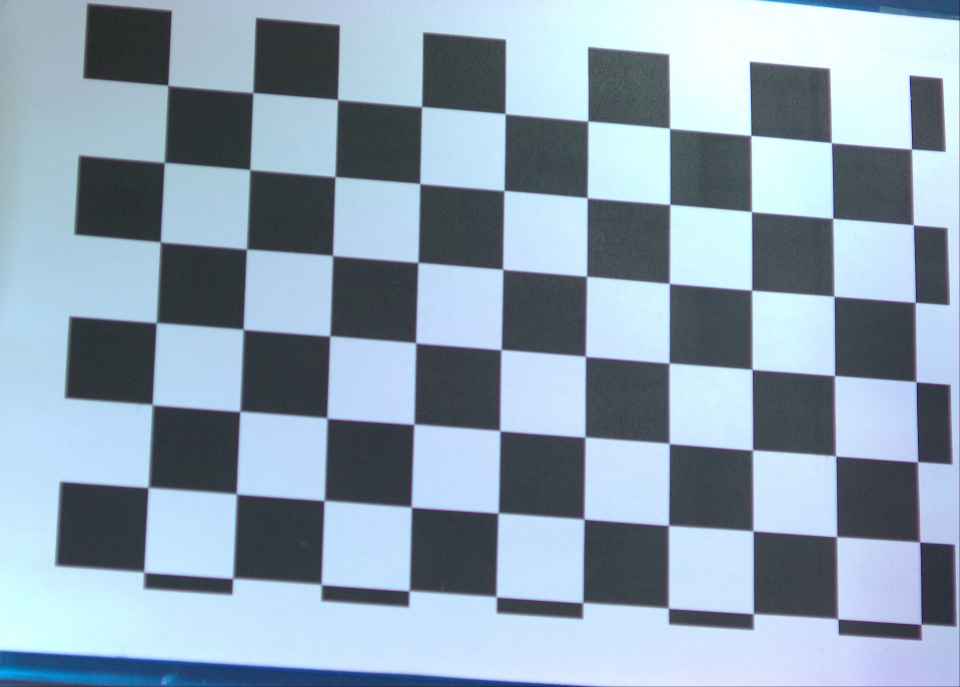
#> input picture captured_images/image_20250416_184801.jpg, 3840 x 2748 px (shown at 1/4 size); its folder holds only this picture in this run
$ python -i 'Euclidean_distance_based_tracking copy.py'   (imports and definitions only)
#> lines starting #> are read from the running program, lines starting #| are printed output that depends on the picture; after the words box and inside, x2 and y2 are one past the last pixel; in counts of white or black regions, pixels touching at a corner belong together
#> further down, picture is the input picture: shape (2748, 3840, 3); mean B, G, R 177, 160.8, 141.6
import pypylon.pylon as pylon
import cv2
import sys
import os
import time
import numpy as np
from tracker import EuclideanDistTracker

# Global variable to handle mouse events
capture_image = False

# Mouse event handler
def mouse_callback(event, x, y, flags, param):
    global capture_image
    if event == cv2.EVENT_RBUTTONDOWN:  # Check for right mouse button click
        capture_image = True

def detect_objects_by_edges(frame):
    """
    Detect objects using edge detection and contour analysis
    """
    # Convert to grayscale
    gray = cv2.cvtColor(frame, cv2.COLOR_BGR2GRAY)

    # Apply Gaussian blur to reduce noise
    blurred = cv2.GaussianBlur(gray, (9, 9), 0)

    # Detect edges using Canny algorithm
    edges = cv2.Canny(blurred, 30, 100)

    # Apply morphological operations to connect edges
    kernel = np.ones((7, 7), np.uint8)
    edges = cv2.dilate(edges, kernel, iterations=1)
    edges = cv2.morphologyEx(edges, cv2.MORPH_CLOSE, kernel)

    # Find contours
    contours, _ = cv2.findContours(edges, cv2.RETR_EXTERNAL, cv2.CHAIN_APPROX_SIMPLE)

    # Filter contours and return bounding boxes
    detections = []
    for cnt in contours:
        area = cv2.contourArea(cnt)
        if area > 10000:  # Filter based on area
            x, y, w, h = cv2.boundingRect(cnt)
            aspect_ratio = float(w) / h
            if 0.3 < aspect_ratio < 3.0:  # Filter based on aspect ratio
                detections.append([x, y, w, h])

    return edges, detections  # Return both the edge mask and detections

def detect_objects_combined(frame):
    # Edge detection
    gray = cv2.cvtColor(frame, cv2.COLOR_BGR2GRAY)
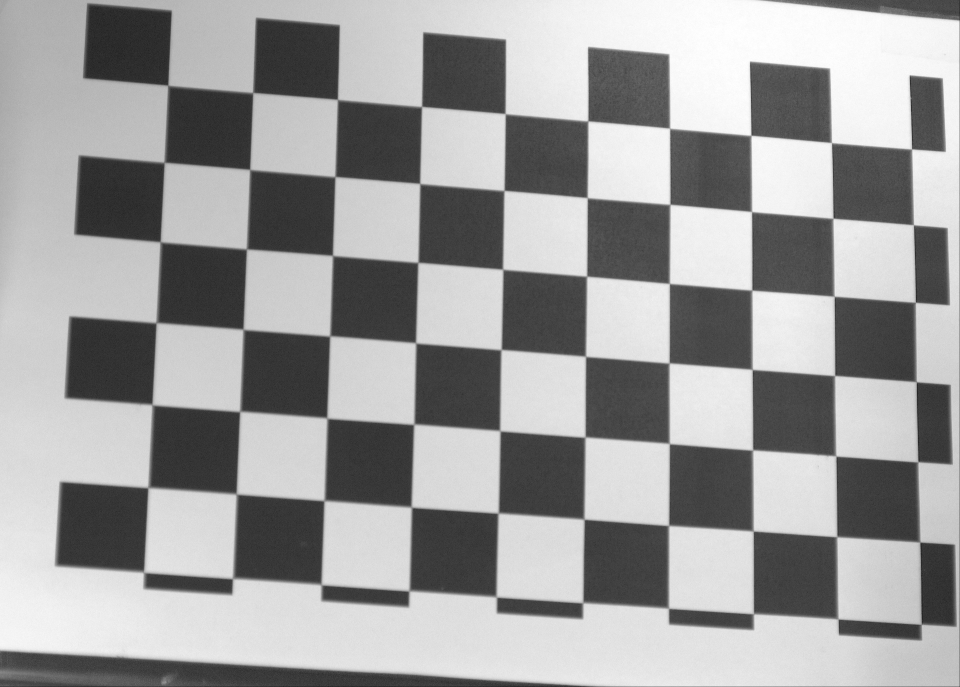
#> gray: shape (2748, 3840) (shown at 1/4 size); min 1, max 255, mean 156.9
    blurred = cv2.GaussianBlur(gray, (7, 7), 0)
    edges = cv2.Canny(blurred, 30, 100)
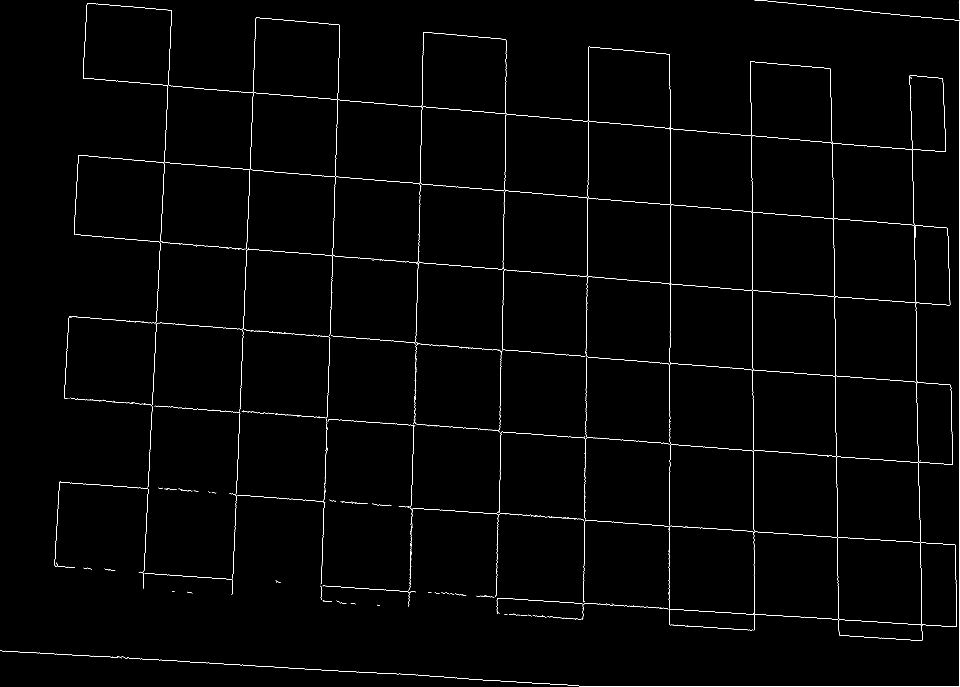
#> edges: shape (2748, 3840) (shown at 1/4 size); 0.57% white in thin lines or dots

    # Color detection (cho vật màu đỏ)
    hsv = cv2.cvtColor(frame, cv2.COLOR_BGR2HSV)
#> hsv: shape (2748, 3840, 3); mean H, S, V 104, 55.9, 177.4
    lower_red = np.array([0, 100, 100])
    upper_red = np.array([10, 255, 255])
    mask_red = cv2.inRange(hsv, lower_red, upper_red)
#> mask_red: shape (2748, 3840); every value is 0

    # Kết hợp mask màu với mask cạnh
    combined_mask = cv2.bitwise_or(edges, mask_red)

    # Áp dụng morphology
    kernel = np.ones((7, 7), np.uint8)
    combined_mask = cv2.morphologyEx(combined_mask, cv2.MORPH_CLOSE, kernel)
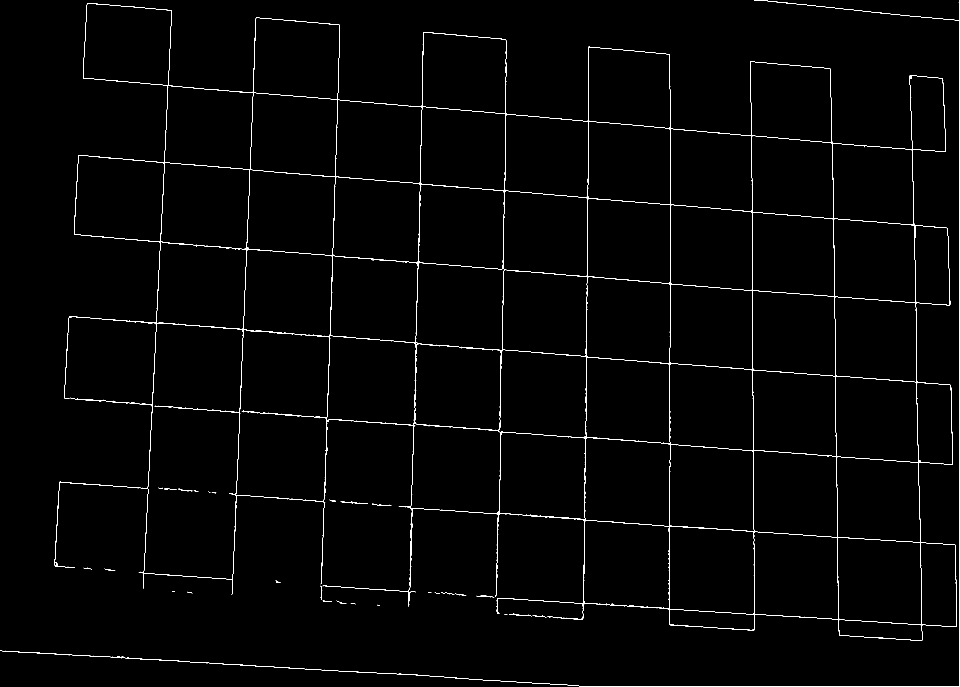
#> combined_mask: shape (2748, 3840) (shown at 1/4 size); 0.82% white in thin lines or dots

    # Tìm contours
    contours, _ = cv2.findContours(combined_mask, cv2.RETR_EXTERNAL, cv2.CHAIN_APPROX_SIMPLE)
#> contours = 27 contours, 15 with area under 20; largest, box (x1, y1, x2, y2) and area: (218, 13, 3828, 2563) 6006732, (0, 0, 3840, 2748) 9342, (1362, 2005, 1471, 2016) 157, (1905, 2382, 1977, 2391) 133, (1489, 2014, 1566, 2024) 58

    # Filter contours and return bounding boxes
    detections = []
    for cnt in contours:
        area = cv2.contourArea(cnt)
        if area > 100000:  # Filter based on area
            x, y, w, h = cv2.boundingRect(cnt)
            aspect_ratio = float(w) / h
            if 0.3 < aspect_ratio < 3.0:  # Filter based on aspect ratio
                detections.append([x, y, w, h])
#> this loop made 27 passes
#> (area, x, y, w, h, aspect_ratio) on pass 26: (6006732, 218, 13, 3610, 2550, 1.42)
#> area on passes 1, 4, 9, 10, 11, 19: 38, 41, 20, 133, 30.5, 29.5
#> after the loop, detections = [[218, 13, 3610, 2550]]

    return edges, detections  # Return both the edge mask and detections

# [106 lines not run here, left out]

>>> import cv2
>>> picture = cv2.imread('captured_images/image_20250416_184801.jpg')
>>> result = detect_objects_combined(picture)

$ run again, on captured_images/image_20250423_111941.jpg
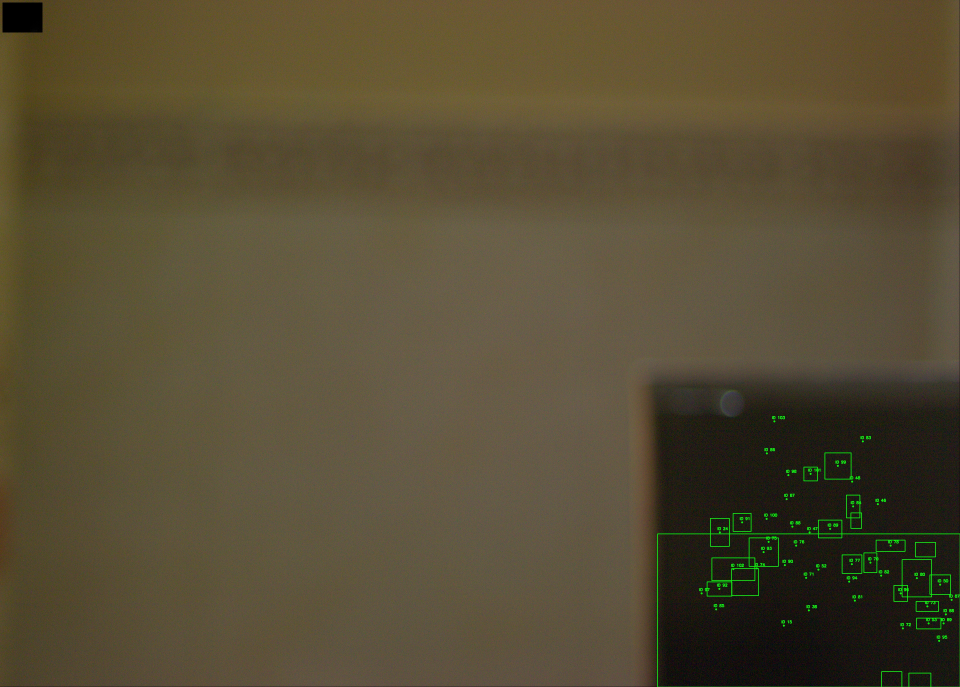
#> input picture captured_images/image_20250423_111941.jpg, 3840 x 2748 px (shown at 1/4 size)
#> picture is the input picture: shape (2748, 3840, 3); mean B, G, R 51.3, 76.1, 85.6
#> in detect_objects_combined, `edges = cv2.Canny(blurred, 30, 100)`:
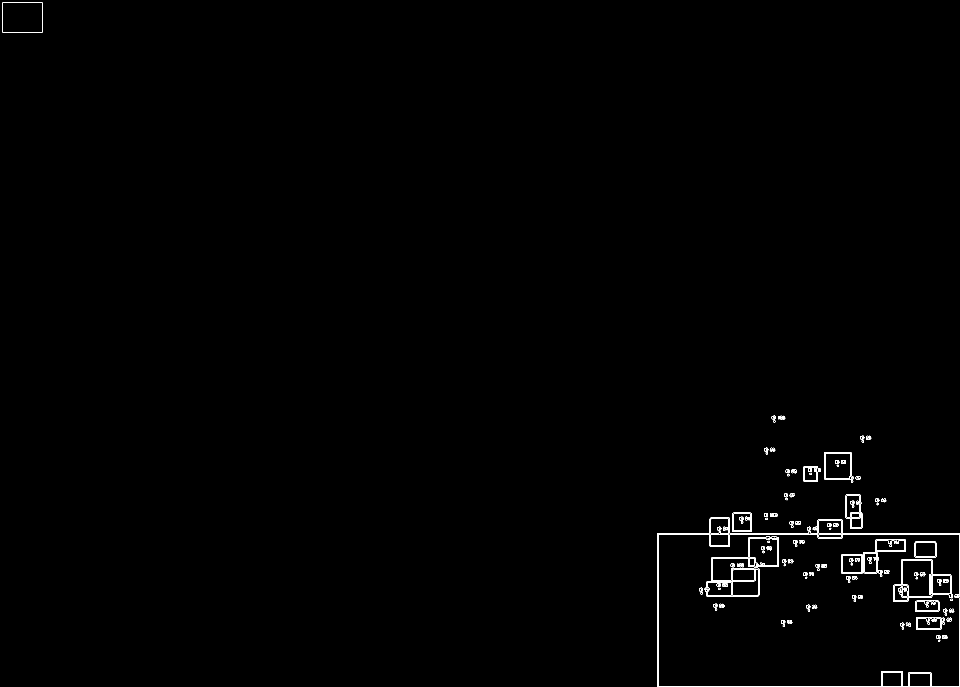
#> edges: shape (2748, 3840) (shown at 1/4 size); 0.26% white in thin lines or dots
#> hsv: shape (2748, 3840, 3); mean H, S, V 26.6, 107.7, 87.3
#> mask_red: shape (2748, 3840); 0.15% white in thin lines or dots
#> in detect_objects_combined, `combined_mask = cv2.morphologyEx(combined_mask, cv2.MORPH_CLOSE, kernel)`:
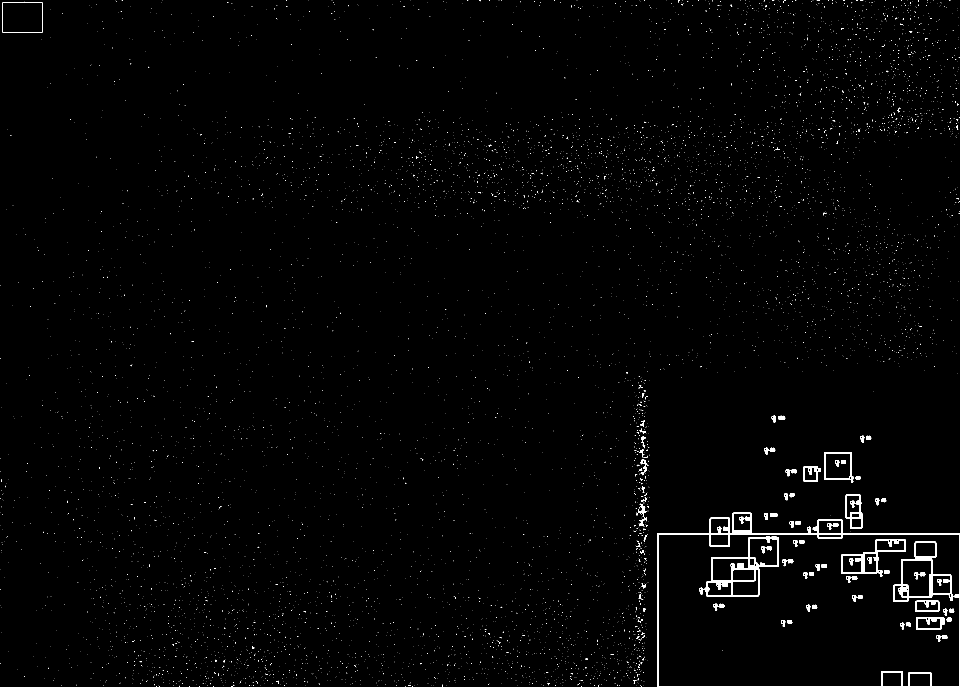
#> combined_mask: shape (2748, 3840) (shown at 1/4 size); 0.89% white; 7347 white regions (7228 under 20 px)
#> contours = 7313 contours, 7271 with area under 20; largest, box (x1, y1, x2, y2) and area: (2628, 2051, 3840, 2748) 760597, (9, 7, 171, 131) 19271, (3297, 1809, 3414, 1931) 12038, (3383, 1978, 3449, 2116) 7660, (3213, 1866, 3283, 1926) 3542
#> the loop in detect_objects_combined, `for cnt in contours:` made 7313 passes
#> (area, x, y, w, h, aspect_ratio) on pass 2153: (760597, 2628, 2051, 1212, 697, 1.74)
#> after the loop in detect_objects_combined, `for cnt in contours:`: detections = [[2628, 2051, 1212, 697]]

$ run again, on captured_images/image_20250423_113306.jpg
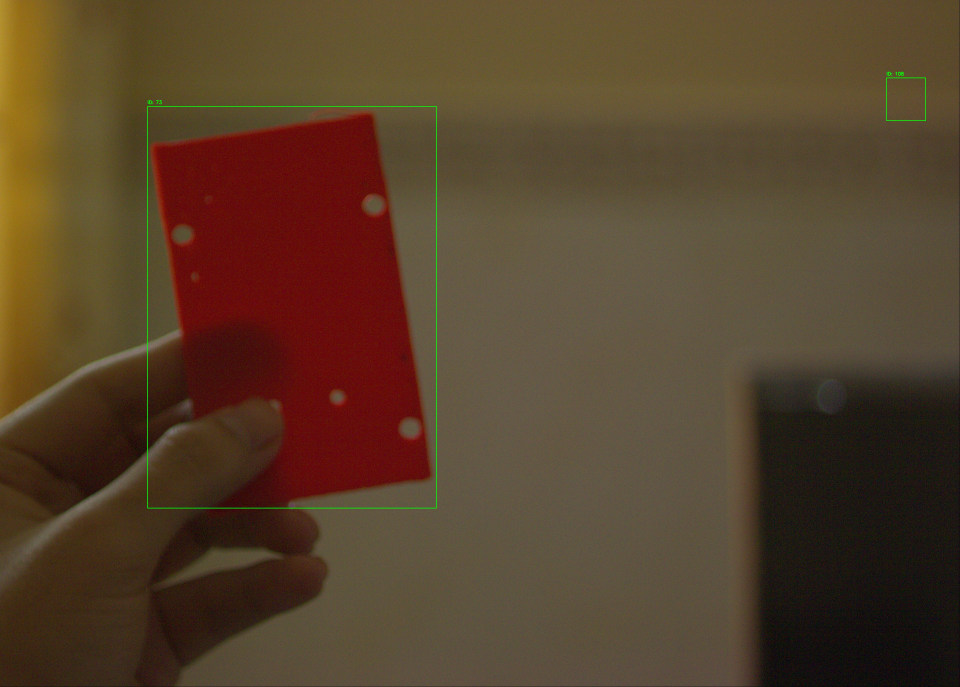
#> input picture captured_images/image_20250423_113306.jpg, 3840 x 2748 px (shown at 1/4 size)
#> picture is the input picture: shape (2748, 3840, 3); mean B, G, R 42.7, 64.6, 86.4
#> in detect_objects_combined, `edges = cv2.Canny(blurred, 30, 100)`:
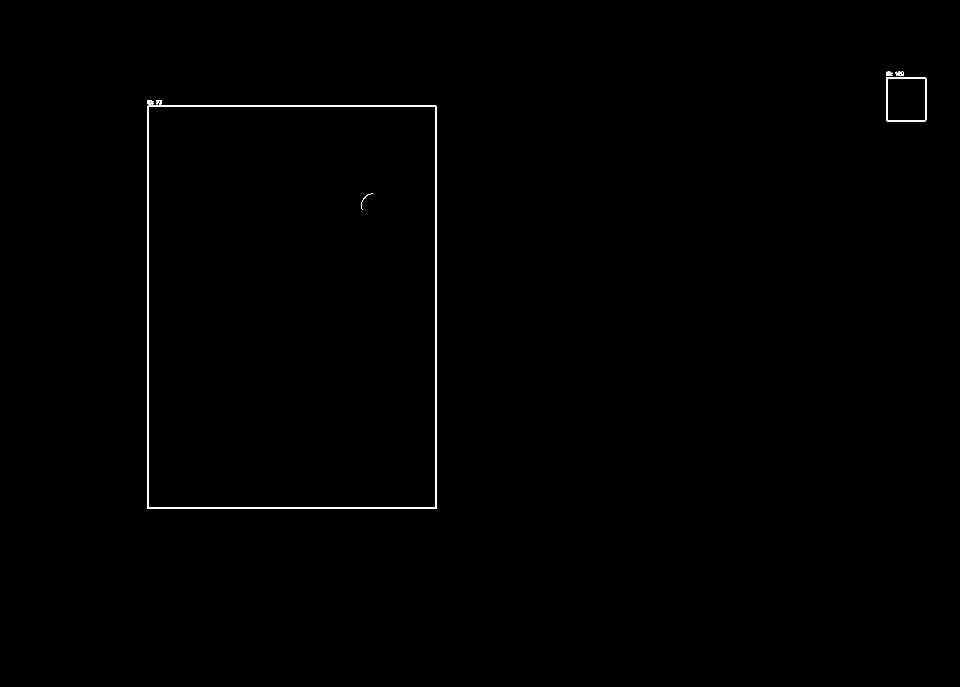
#> edges: shape (2748, 3840) (shown at 1/4 size); 0.12% white in thin lines or dots, all inside (x1, y1, x2, y2) = (588, 286, 3705, 2035)
#> hsv: shape (2748, 3840, 3); mean H, S, V 29.6, 131.7, 87.3
#> mask_red: shape (2748, 3840); 4.9% white; 16778 white regions (15749 under 20 px), largest, box (x1, y1, x2, y2) and area: (598, 437, 1705, 1748) 348500, (942, 596, 1245, 773) 11043, (1522, 1611, 1719, 1826) 9109
#> in detect_objects_combined, `combined_mask = cv2.morphologyEx(combined_mask, cv2.MORPH_CLOSE, kernel)`:
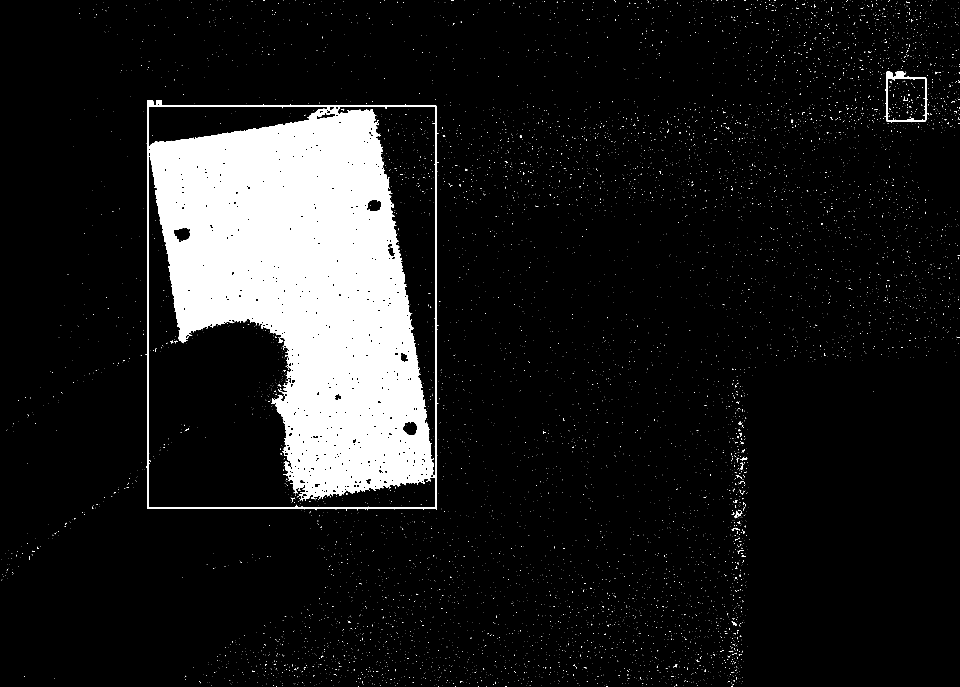
#> combined_mask: shape (2748, 3840) (shown at 1/4 size); 10.7% white; 7829 white regions (7749 under 20 px)
#> contours = 7280 contours, 7256 with area under 20; largest, box (x1, y1, x2, y2) and area: (581, 400, 1756, 2042) 1868139, (3537, 286, 3714, 490) 29198, (2936, 2046, 2970, 2073) 198, (2927, 2486, 2946, 2504) 79, (3164, 478, 3173, 491) 58
#> the loop in detect_objects_combined, `for cnt in contours:` made 7280 passes
#> (cnt, area) on passes 1 to 3: ([[2698, 2745], [2698, 2747]], 0), ([[1945, 2745], [1945, 2747]], 0), ([[2427, 2744], [2427, 2747], [2428, 2747], [2428, 2744]], 3)
#> after the loop in detect_objects_combined, `for cnt in contours:`: detections = [[581, 400, 1175, 1642]]
